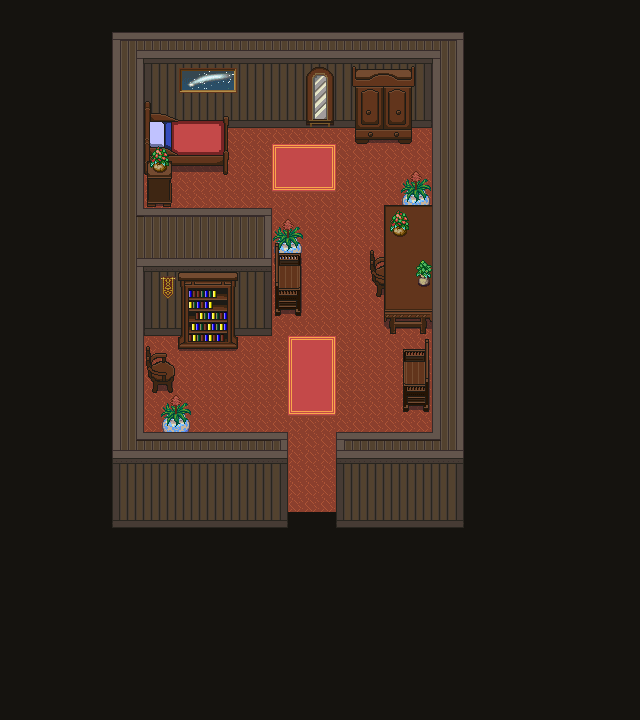

A level layout from a 2D game, rendered from its tile map. Below: a short description, then the map file with tile-grid data replaced by summaries:
An orthogonal 40x45 tile map with 16x16 px tiles, 9 tile layers (ground0, ground1, wall0, wall1, ...), 2 hidden layers not drawn, 9 tilesets.

<map version="1.0" orientation="orthogonal" renderorder="right-down" width="40" height="45" tilewidth="16" tileheight="16">
 <tileset firstgid="1" name="1" tilewidth="16" tileheight="16">
  <image source="../../tileset/v1.3/1.png" width="800" height="800" />
 </tileset>
 <tileset firstgid="2501" name="2" tilewidth="16" tileheight="16">
  <image source="../../tileset/v1.3/2.png" width="800" height="800" />
 </tileset>
 <tileset firstgid="5001" name="3" tilewidth="16" tileheight="16">
  <image source="../../tileset/v1.3/3.png" width="800" height="800" />
 </tileset>
 <tileset firstgid="7501" name="4" tilewidth="16" tileheight="16">
  <image source="../../tileset/v1.3/4.png" width="800" height="800" />
 </tileset>
 <tileset firstgid="10001" name="5" tilewidth="16" tileheight="16">
  <image source="../../tileset/v1.3/5.png" width="800" height="800" />
 </tileset>
 <tileset firstgid="12501" name="6" tilewidth="16" tileheight="16">
  <image source="../../tileset/v1.3/6.png" width="800" height="800" />
 </tileset>
 <tileset firstgid="15001" name="7" tilewidth="16" tileheight="16">
  <image source="../../tileset/v1.3/7.png" width="800" height="800" />
 </tileset>
 <tileset firstgid="17501" name="8" tilewidth="16" tileheight="16">
  <image source="../../tileset/v1.3/8.png" width="800" height="800" />
 </tileset>
 <tileset firstgid="20001" name="9" tilewidth="16" tileheight="16">
  <image source="../../tileset/v1.3/9.png" width="800" height="800" />
 </tileset>
 <layer name="ground0" width="40" height="45">
  <data>[1800 cells, 1800 non-empty, 2 distinct tile ids]</data>
 </layer>
 <layer name="ground1" width="40" height="45">
  <data>[1800 cells, 35 non-empty, 17 distinct tile ids]</data>
 </layer>
 <layer name="wall0" width="40" height="45">
  <data>[1800 cells, 434 non-empty, 35 distinct tile ids]</data>
 </layer>
 <layer name="wall1" width="40" height="45">
  <data>[1800 cells, 28 non-empty, 15 distinct tile ids]</data>
 </layer>
 <layer name="deco0" width="40" height="45">
  <data>[1800 cells, 100 non-empty, 100 distinct tile ids]</data>
 </layer>
 <layer name="deco1" width="40" height="45">
  <data>[1800 cells, 14 non-empty, 14 distinct tile ids]</data>
 </layer>
 <layer name="deco2" width="40" height="45">
  <data>[1800 cells, 31 non-empty, 15 distinct tile ids]</data>
 </layer>
 <layer name="deco3" width="40" height="45">
  <data>[1800 cells, 18 non-empty, 18 distinct tile ids]</data>
 </layer>
 <layer name="ABOVE_OVERWRITE" width="40" height="45" opacity="0.9">
  <data>[1800 cells, 0 non-empty, 0 distinct tile ids]</data>
 </layer>
 <layer name="COLLISION_OVERWRITE" visible="0" width="40" height="45">
  <data>[1800 cells, 0 non-empty, 0 distinct tile ids]</data>
 </layer>
 <layer name="SPOT" visible="0" width="40" height="45">
  <data>[1800 cells, 2 non-empty, 2 distinct tile ids]</data>
 </layer>
</map>
